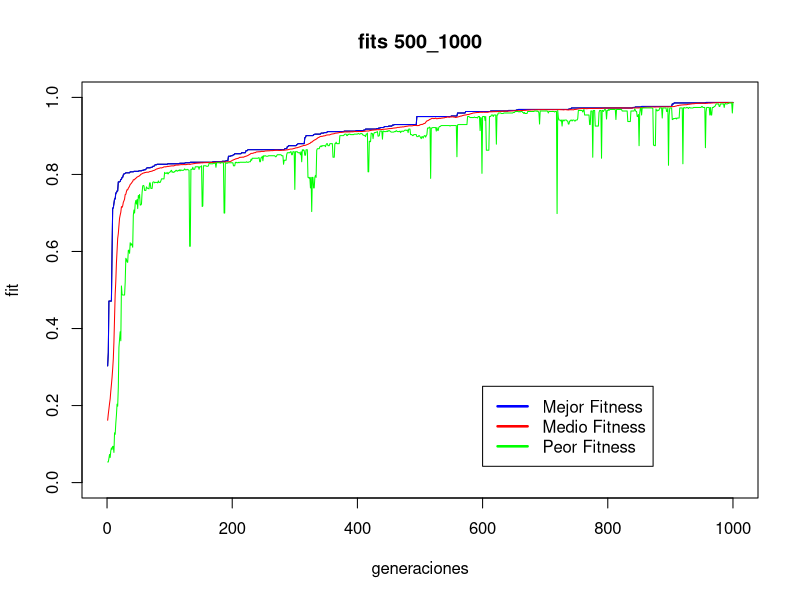

The R script that drew this image:
#!/usr/bin/env Rscript

x = read.table("afits500_1000.data")
plot ( x[, "V1"], type ="l",ylim=c(0,1), xlim=c(0, length( x[,"V1"] )), xlab="generaciones", ylab="fit", main="fits 500_1000")
lines( x[, "V1"], col="blue")
lines( x[, "V2"], col="red")
lines( x[, "V3"], col =" green")
legend(x=  6 * length( x[,"V1"] ) / 10 , y=0.25,lty=c(1,1),lwd=c(2.5,2.5),col=c("blue","red", "green"), legend=c("Mejor Fitness", "Medio Fitness", "Peor Fitness"))


